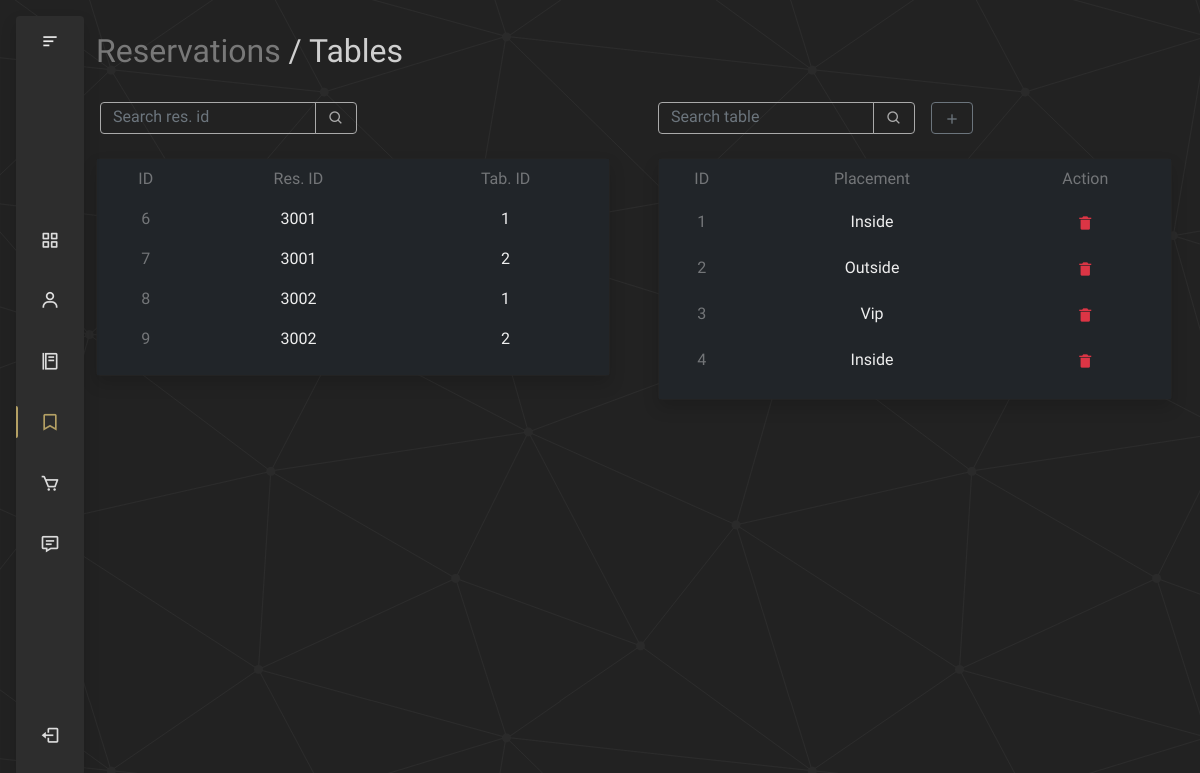
/tables.php, run on the app's committed database.
### tables this page shows
CREATE TABLE `res_tab` (
  `id` int(11) NOT NULL,
  `rid` int(11) NOT NULL,
  `tid` int(11) NOT NULL
);

CREATE TABLE `tables` (
  `id` int(11) NOT NULL,
  `tab_num` int(11) NOT NULL,
  `placement` varchar(255) NOT NULL DEFAULT 'inside'
);

### tables.php (the view, shortened to what this page needs)
<?php
include_once 'includes/header.php';
include 'includes/db_connect.php';
if(isset($_GET['dlt'])){
    $sql = "DELETE FROM tables WHERE id = ?";
    $query = $conn->prepare($sql);
    $query->execute([$_GET['dlt']]);
    header('location: tables.php');
}else{
?>
    <div class="container py-3">
        <div class="row justify-content-between align-items-center mb-3">
            <div class="col">
            <h2><a href="reservations.php" style="color: #888;">Reservations</a> / Tables</h2>
            </div>
        </div>
        <div class="row my-3 gx-5">
            <div class="col-12 col-md-6 mt-3">
                <?php
                if(isset($_GET['rid']))
                    $search = $_GET['rid'];
                else
                    $search = '';
                if(isset($_POST['search-rid']) && isset($_POST['search-input-rid'])){
                    $msg = "";
                    $search = $_POST['search-input-rid'];
                    $tempSearch = $search;
                    if($tempSearch == '')
                        $tempSearch = '%';
                    $sql = "SELECT * FROM res_tab WHERE rid LIKE ? ORDER BY rid";
                    $query = $conn->prepare($sql);
                    $query->execute([$tempSearch]);
                    if($query->rowCount() == 0 && isset($search2)){
                     $msg = '<div class="col align-self-center text-center"><p class="msg">No Search Result for: "'.$search2.'"</p></div>';
                    }
                }else if(isset($_GET['rid'])){
                    $sql = "SELECT * FROM res_tab WHERE rid = ? ORDER BY rid";
                    $query = $conn->prepare($sql);
                    $query->execute([$_GET['rid']]);
                }else{
                    $sql = "SELECT * FROM res_tab ORDER BY rid";
                    $query = $conn->prepare($sql);
                    $query->execute();
                }
                ?>
                <form action="<?php echo htmlspecialchars($_SERVER["PHP_SELF"])?>" method="post">
                    <div class="input-group ms-1 w-50">
                        <input type="text" name="search-input-rid" class="form-control" placeholder="Search res. id" value="<?php echo $search ?>">
                        <button type="submit" name="search-rid" class="input-group-text" title="Search">
                            <i class='bx bx-search'></i>
                        </button>
                    </div>
                </form>
                <div class="card bg-grey shadow mt-4 text-center">
                    <div class="card-body overflow-x-hidden p-0 bg-dark">
                        <table class="table table-dark table-borderless table-hover">
                            <thead>
                                <tr>
                                <th scope="col">ID</th>
                                <th scope="col">Res. ID</th>
                                <th scope="col">Tab. ID</th>
                                </tr>
                            </thead>
                            <tbody>
                                <?php while($res_tab = $query->fetch(PDO::FETCH_ASSOC)){ ?>
                                <tr>
                                <th><?php echo $res_tab['id'] ?></th>
                                <td><?php echo $res_tab['rid'] ?></td>
                                <td><?php echo $res_tab['tid'] ?></td>
                                </tr>
                                <?php } ?>
                            </tbody>
                        </table>
                    </div>
                </div>
            </div>
            <div class="col-12 col-md-6 mt-3">
                <?php
                $search2 = "";
                if(isset($_POST['search-tables']) && isset($_POST['search-input'])){
                    $msg = "";
                    $search2 = $_POST['search-input'];
                    $sql2 = "SELECT * FROM tables WHERE id LIKE :search_num OR placement = :search_pla ORDER BY id, placement";
                    $query2 = $conn->prepare($sql2);
                    $query2->execute([
                        ':search_num' => $search2,
                        ':search_pla' => $search2.'%'
                    ]);
                    if($query2->rowCount() == 0){
                     $msg = '<div class="col align-self-center text-center"><p class="msg">No Search Result for: "'.$search2.'"</p></div>';
                    }
                }else{
                    $sql2 = "SELECT * FROM tables ORDER BY id, placement";
                    $query2 = $conn->prepare($sql2);
                    $query2->execute();
                }
                ?>
                <form action="<?php echo htmlspecialchars($_SERVER["PHP_SELF"])?>" method="post">
                    <div class="input-group w-50">
                        <input type="text" name="search-input" class="form-control" placeholder="Search table" value="<?php echo $search2 ?>">
                        <button type="submit" name="search-tables" class="input-group-text" title="Search">
                            <i class='bx bx-search'></i>
                        </button>
                    </div>
                    <button type="button" class="btn btn-outline-secondary h-2rem ms-3" title="Add New Table" data-bs-toggle="modal" data-bs-target="#addTable">
                        <i class="bx bx-plus"></i>
                    </button>
                </form>
                <div class="card bg-grey shadow mt-4 text-center">
                    <div class="card-body overflow-x-hidden p-0 bg-dark">
                        <table class="table table-dark table-borderless table-hover">
                            <thead>
                                <tr>
                                <th scope="col">ID</th>
                                <th scope="col">Placement</th>
                                <th scope="col">Action</th>
                                </tr>
                            </thead>
                            <tbody>
                                <?php while($table = $query2->fetch(PDO::FETCH_ASSOC)){ ?>
                                <tr>
                                <th><?php echo $table['id'] ?></th>
                                <td class="text-capitalize"><?php echo $table['placement'] ?></td>
                                <td><a href="tables.php?dlt=<?php echo $table['id'] ?>"><i class='bx bxs-trash-alt text-danger'></i></a></td>
                                </tr>
                                <?php } ?>
                            </tbody>
                        </table>
                    </div>
                </div>
            </div>
        </div>
    </div>
<?php } include 'includes/footer.php'; ob_end_flush(); ?>

### css/default.css (style rules this page uses)
:root { --bg: #222; --bg-light: #2d2d2d; --primary-light: rgb(180, 160, 100); --primary-dark: rgba(161, 142, 76, 0.5); --secondary-light: rgb(133, 146, 158); --secondary-dark: rgba(0, 39, 63, 0.5); --text: #eee; }
html { scroll-behavior: smooth; }
body { background-color: var(--bg); font-family: "prompt", sans-serif; color: var(--text); }
a { text-decoration: none; color: var(--primary-light); }
h2 { opacity: 0.85; margin: 0; }
.form-control { background-color: transparent; color: #ccc; border-color: var(--text); }
.form-control, .form-select { height: 2rem; padding-top: 0.2rem; vertical-align: middle; border-color: #aaa; }
td, th { color: var(--text); vertical-align: middle; }
th { opacity: 0.4; font-weight: 500; }
table, .card-body { overflow-x: scroll; }
.h-2rem { height: 2rem; }
.bg-grey { background-color: rgba(54, 54, 54, 0.4); backdrop-filter: blur(10px); }
.overflow-x-hidden { overflow-x: hidden; }

### css/sidenav.css (style rules this page uses)
:root { --header-height: 2rem; --nav-width: 68px; --first-color: var(--bg-light); --first-color-light: #ddd; --white-color: var(--primary-light); --body-font: "prompt", sans-serif; --normal-font-size: 1rem; --z-fixed: 100; }
body { position: relative; margin: 1rem; font-family: var(--body-font); font-size: var(--normal-font-size); transition: 0.5s; }
a { text-decoration: none; }
body { padding-left: calc(var(--nav-width)); }

### css/styles1.css (style rules this page uses)
.input-group-text { background-color: transparent; border: 1px solid #aaa; height: 2rem; }
.input-group-text i { color: #aaa; }
.input-group { width: 25%; }
form { display: flex; flex-grow: 1; }
.card-body i { padding-top: 0.5rem; }

### data on the page
res_tab: id "6", rid "3001", tid "1"
res_tab: id "7", rid "3001", tid "2"
res_tab: id "8", rid "3002", tid "1"
res_tab: id "9", rid "3002", tid "2"
tables: id "1", placement "Inside"
tables: id "2", placement "Outside"
tables: id "3", placement "Vip"
tables: id "4", placement "Inside"
